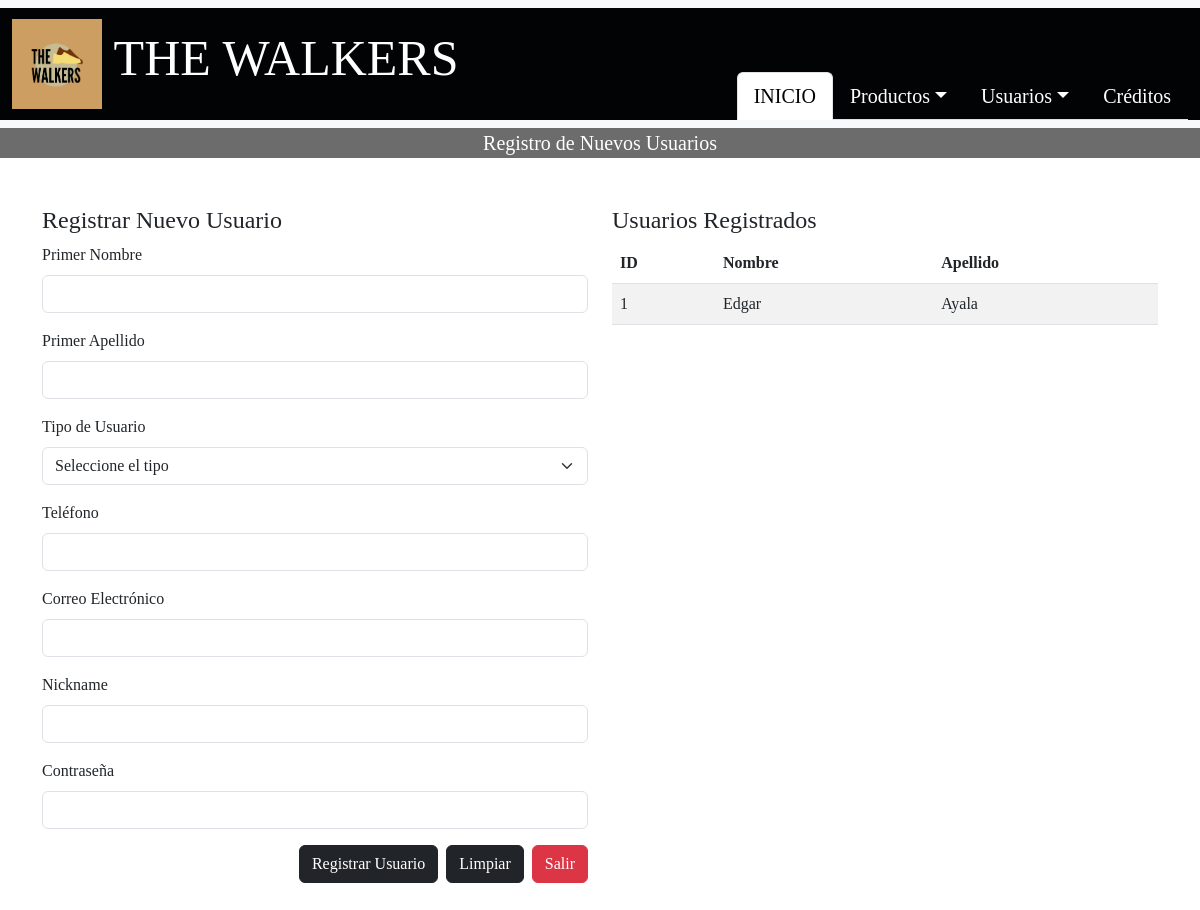
Page /Administrador/admin/CRUD_USUARIOS/registrar_usuarios.php (signed in) on the earlier database version.
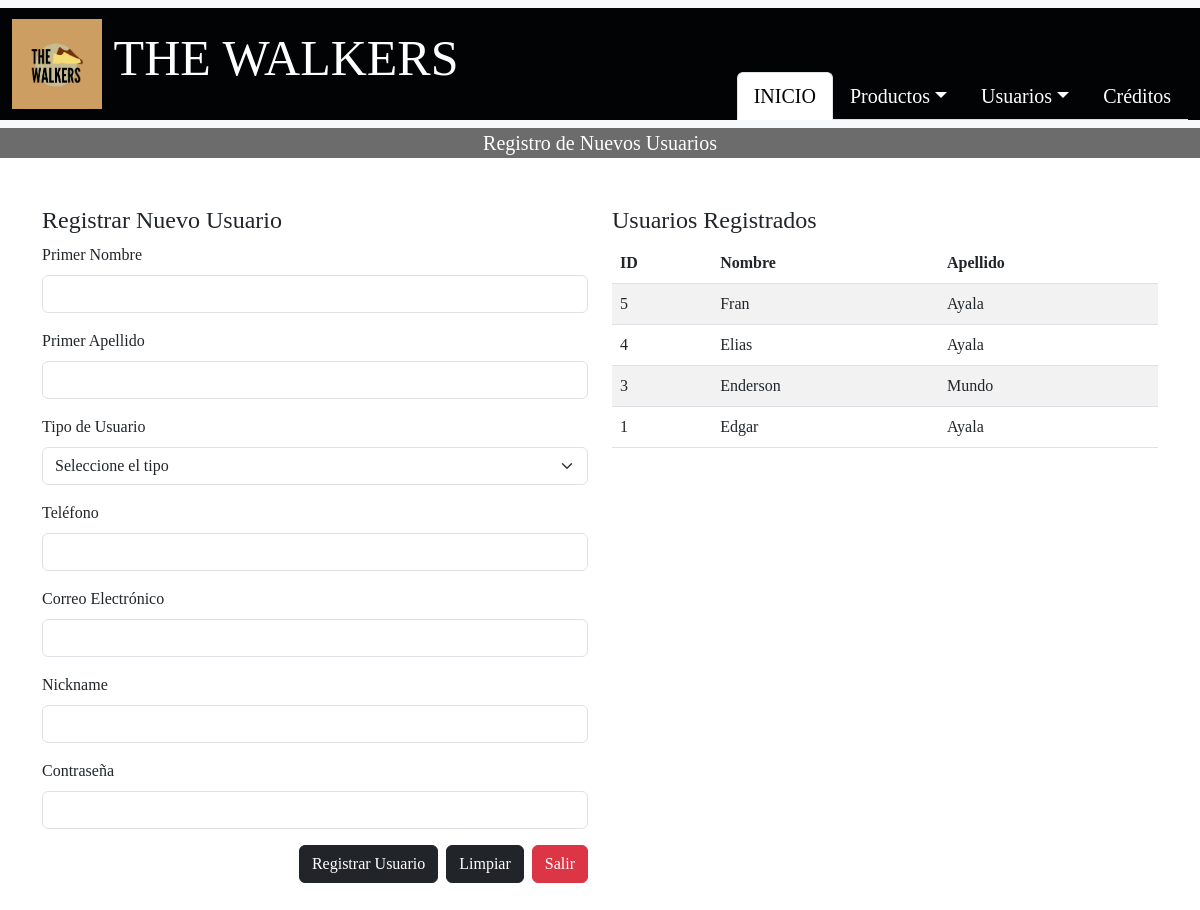
Same page on the later database version.
### tables this page shows
CREATE TABLE `usuario` (
  `cod_usuario` int(11) NOT NULL,
  `primer_nombre` varchar(50) NOT NULL,
  `primer_apellido` varchar(50) NOT NULL,
  `tipo_usuario` varchar(50) NOT NULL,
  `telefono_usuario` int(8) NOT NULL,
  `correo_usuario` varchar(100) NOT NULL,
  `nick_name` varchar(50) NOT NULL,
  `contraseña` varchar(20) NOT NULL
);

### Administrador/admin/CRUD_USUARIOS/registrar_usuarios.php (the view, shortened to what the changed rows need)
<?php
$conexion = new mysqli('localhost', 'root', '', 'the_walkers_db');
$query_usuarios = "SELECT cod_usuario, primer_nombre, primer_apellido FROM usuario ORDER BY cod_usuario DESC LIMIT 20";
$result_usuarios = $conexion->query($query_usuarios);
?>
<!DOCTYPE html>
<html lang="es">
<head>
    <link href="https://cdn.jsdelivr.net/npm/bootstrap@5.3.0/dist/css/bootstrap.min.css" rel="stylesheet">
</head>
<body style="font-family: 'Franklin Gothic Medium', 'cursive';">
    <div class="container mt-5">
        <div class="row">
            <div class="col-md-6">
                <table class="table table-striped">
                    <thead>
                        <tr>
                            <th>ID</th>
                            <th>Nombre</th>
                            <th>Apellido</th>
                        </tr>
                    </thead>
                    <tbody>
                        <?php while ($row = $result_usuarios->fetch_assoc()) { ?>
                        <tr>
                            <td><?php echo htmlspecialchars($row['cod_usuario']); ?></td>
                            <td><?php echo htmlspecialchars($row['primer_nombre']); ?></td>
                            <td><?php echo htmlspecialchars($row['primer_apellido']); ?></td>
                        </tr>
                        <?php } ?>
                    </tbody>
                </table>
            </div>
        </div>
    </div>
    <br><br><br>
</body>
</html>

Differences in the rows shown:
added usuario: cod_usuario "5", primer_nombre "Fran", primer_apellido "Ayala"
added usuario: cod_usuario "4", primer_nombre "Elias", primer_apellido "Ayala"
added usuario: cod_usuario "3", primer_nombre "Enderson", primer_apellido "Mundo"
